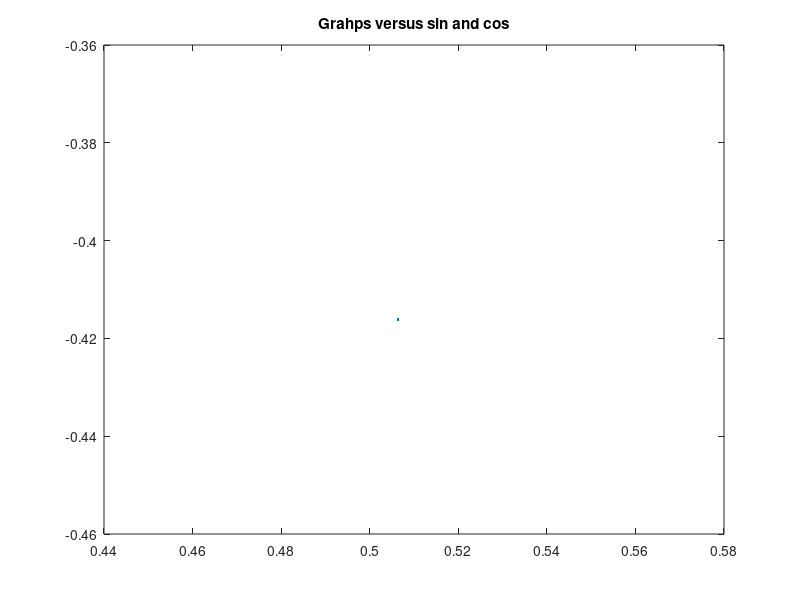

Source code (MATLAB): (Note: this script raises an error after producing the figure.)
x=sin(100+pi);
y=cos(2+222*pi);
plot(x,y);
title('Grahps versus sin and cos');
xlabel('x-axis: sin','k');
ylabel('y-axis: cos','r');
legend('sin(100+pi','cos(2+222*pi','Enjoy');